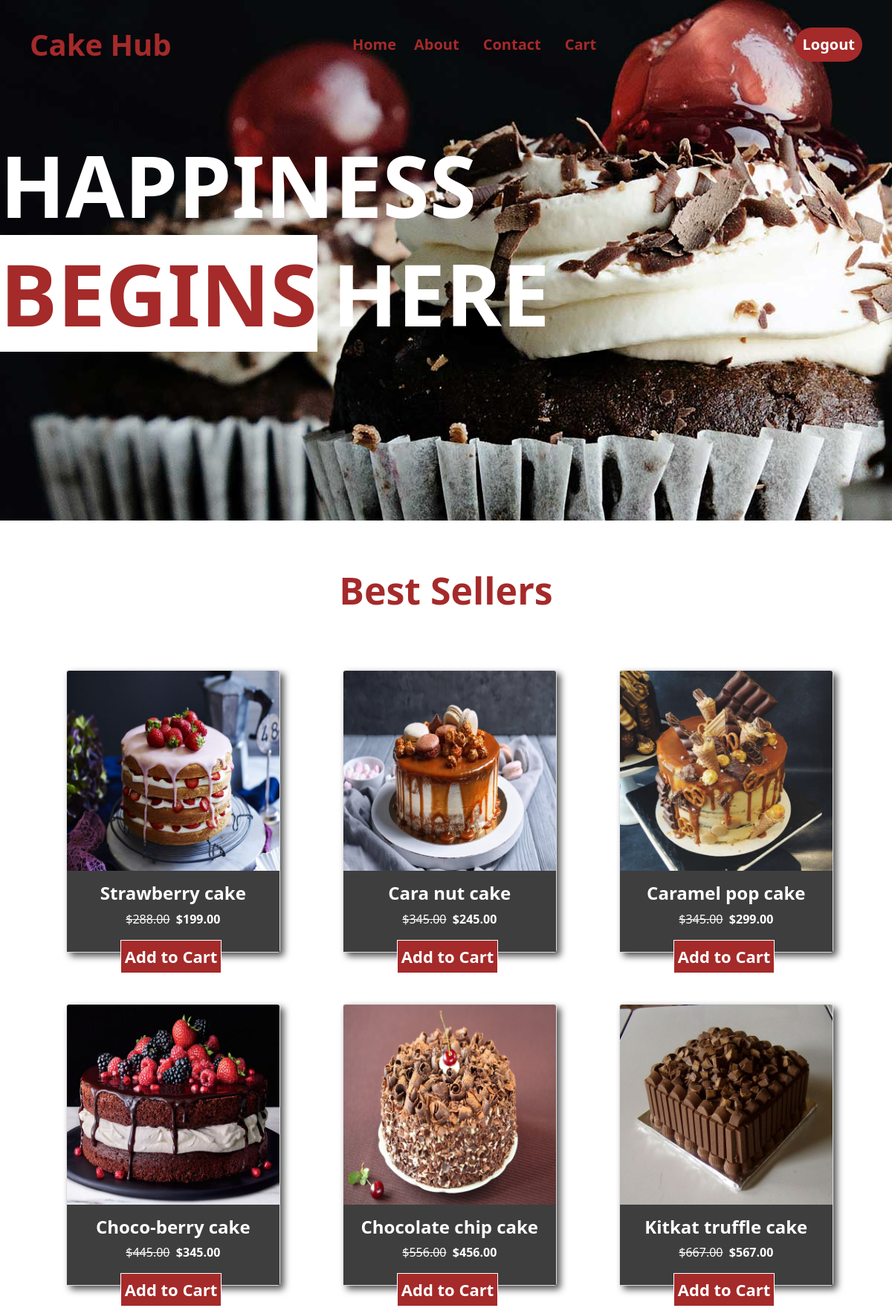
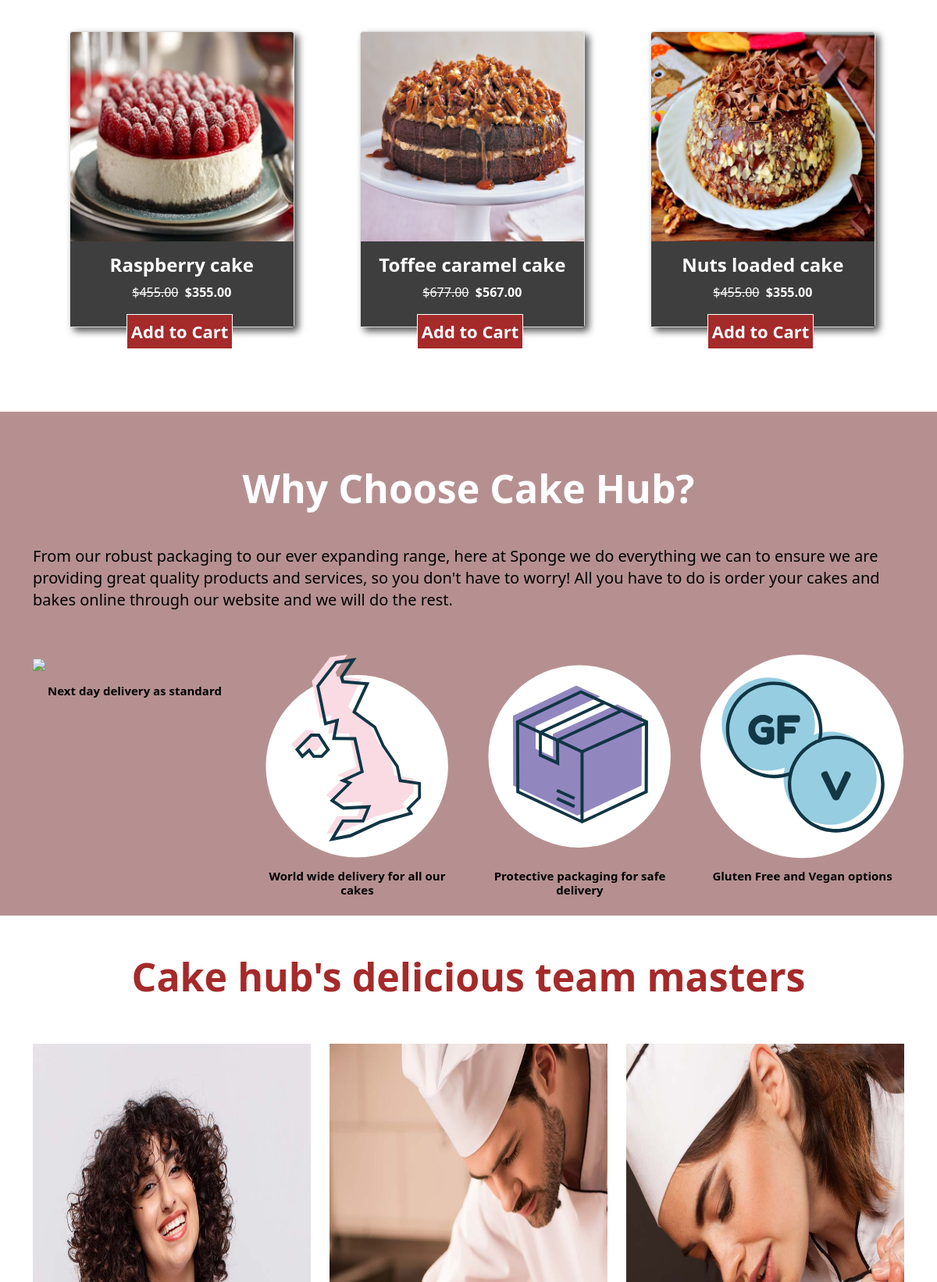
The page /home/ (signed in, upper part) on the database its author committed (2 pictures, top to bottom).
### App/models.py (models this page shows, shortened)
class Product(models.Model):
	name = models.CharField(max_length=200)
	price = models.DecimalField(max_digits=10, decimal_places=2)
	image = models.ImageField(upload_to='products/')
	is_sale = models.BooleanField(default=False)
	sale_price = models.DecimalField(default=0, decimal_places=2, max_digits=6)

### App/views.py (the view)
# urls.py: path('home/',views.home,name='home'),
@login_required(login_url=login)
def home(request):
	products = Product.objects.all()
	return render(request, 'home.html', {'products': products})

### templates/home.html (shortened to what this page needs)
{% load static %}
<!doctype html>
<html lang="en">
  <head>
    <link rel="stylesheet" href="{% static 'css/style.css' %}">
    <link href="https://cdn.jsdelivr.net/npm/bootstrap@5.1.3/dist/css/bootstrap.min.css" rel="stylesheet">
  </head>
  <body>
    {% block content %}
    {% if request.user.is_authenticated %}
<nav class="navbar navbar-expand-lg fixed-top">
    <div class="container-fluid">
      <a  class="nav-head me-auto"  href="#">Cake Hub</a>
      <div class="offcanvas offcanvas-end" tabindex="-1" id="offcanvasNavbar" aria-labelledby="offcanvasNavbarLabel">
        <div class="offcanvas-body">
          <ul class="navbar-nav justify-content-center flex-grow-1 pe-3">
            <li class="nav-item">
              <a class="nav-link" aria-current="page" href="{% url 'App:home' %}">Home</a>
            </li>
            <li class="nav-item">
              <a class="nav-link  mx-lg-2" href="{% url 'App:about' %}">About</a>
            </li>
              <li class="nav-item">
                <a class="nav-link mx-lg-2" href="{% url 'App:contact' %}">Contact</a>
              </li>
              <li class="nav-item">
                <a class="nav-link mx-lg-2" href="{% url 'App:view_cart' %}">Cart</a>
              </li>
          </ul>
        </div>
      </div>
      <a href="{% url 'App:logout' %}" class="login-btn">Logout</a>
    </div>
  </nav>
  {% endif %}
  <section class="page2">
    <h1 class="pg-txt">HAPPINESS </h1>
    <h2>
      <span class="pg-txt1" style="color:brown;background-color:white;">BEGINS</span>
      <span class="pg-txt2">HERE</span>
    </h2>
  </section>
<div class="container" style="background-color: white;">
  <div class="container">
  <div class="row mt-2">
    <h1 class='text1'>Best Sellers</h1>
    {% for product in products %}
      {% if item.is_sale %}
      <div class="col-md-4" >
          <div class="card" style="width: 18rem;">
              <img src="{{ product.image.url }}" class="card-img-top" alt="{{ product.name }}">
              <div class="card-body">
                <h4 class="card-title">{{ product.name }}</h4>
                <p style='text-align:center;'><span ><strike >${{ product.price }}</strike></span><span >&nbsp;&nbsp;${{ product.sale_price }}</span></p>
                <button><a href="{% url 'App:add_to_cart' product.id %}" >Add to Cart</a></button>
              </div>
            </div>
      </div>
      {% else %}
      <div class="col-md-4">
        <div class="card" style="width: 18rem;margin-top:20%;">
            <img src="{{ product.image.url }}" class="card-img-top" alt="{{ product.name }}">
            <div class="card-body">
              <h4 class="card-title">{{ product.name }}</h4>
              <p style='text-align:center;'><span style="color:white;"><strike>${{ product.price }}</strike></span><span style="color:white;font-weight:700;">&nbsp;&nbsp;${{ product.sale_price }}</span></p>
              <button><a href="{% url 'App:add_to_cart' product.id %}" >Add to Cart</a></button>
            </div>
          </div>
    </div>
      {% endif %}
      {% endfor %}
  </div>
 </div>
</div>
  <div class="container-fluid rw1">
   <div class="container mt-5">
    <div  class="row">
      <h4 class='text2'>Why Choose Cake Hub?</h4>
      <h5 style="text-align:start;margin-top:3%;color:black;line-height:1.4;" >From our robust packaging to our ever expanding range, here at Sponge we do everything
        we can to ensure we are providing great quality products and services, so you don't have to worry! All you have to do is order your cakes and bakes online through our website and we will do the rest. <h5>
        <div class="row">
        <div class="col-lg-3 mt-5">
          <p style="text-align:center;font-size:15px;margin-top:5%;color:black"><b>Next day delivery as standard</b></p>
        </div>
        <div class="col-lg-3 mt-5">
          <p style="text-align:center;font-size:15px;margin-top:5%;color:black"><b>World wide delivery for all our cakes</b></p>
        </div>
        <div class="col-lg-3 mt-5">
          <p style="text-align:center;font-size:15px;margin-top:5%;color:black"><b>Protective packaging for safe delivery</b></p>
        </div>
        <div class="col-lg-3 mt-5">
          <p style="text-align:center;font-size:15px;margin-top:5%;color:black"><b>Gluten Free and Vegan options</b></p>
        </div>
       </div>
    </div>
   </div>
</div>
<div class="container-fluid">
  <div class="container">
    <div class="row mt-5">
      <h1 class="hd1">Cake hub's delicious team masters</h1>
      <div class="col-lg-4 mt-5">
    </div>
    <div class="col-lg-4 mt-5">
  </div>
  <div class="col-lg-4 mt-5">
  </div>
    </div>
  </div>
</div>
{% endblock  %}
  </body>
</html>

### App/static/css/style.css (style rules this page uses)
* { margin: 0; padding: 0; font-family: system-ui; box-sizing: border-box; }
html,body { width: 100%; height: 100%; margin: 0px; padding: 0px; overflow-x:hidden; }
.text1 { color:brown; text-align: center; padding-top: 5%; font-size: 50px; font-weight: 600; }
.login-btn { background-color:brown; color: white; font-weight: bolder; font-size: 14px; padding: 8px 10px; border-radius: 50px; text-decoration: none; transition: 0.3s; font-size: 20px; }
.nav-item .nav-link { color: brown; font-weight: 900; position: relative; font-size: 20px; }
.navbar { background-color:rgba(0,0,0,0.4),rgba(0,0,0,0.4); height: 80px; margin: 20px; border-radius: 15px; padding: 0.5rem; }
section::before { content: ""; position: absolute; right: 0; top: 0; bottom: 0; left: 0; }
.nav-head { font-size: 40px; color:brown; text-decoration: none; font-weight: 900; }
.page2 { height: 700px; width: 100%; background: url("/static/images/cake.jpg") top right no-repeat; }
.card-body { background-color:rgb(62, 62, 62); }
.card { margin-left: 10%; box-shadow: 5px 5px 10px #555; }
.card-title { text-align:center; font-weight: 900; color: white; }
button { align-items: center; background-color: brown; padding: 5px 5px 5px 5px; font-size: 20px; border: 1px solid white; position: absolute; left: 72px; }
button a { text-decoration: none; color: #ffff; font-weight: bold; font-size: 22px; }
.text2 { font-size: 50px ; text-align: center; text-align:center; color: white; padding-top: 6%; font-weight: 600; }
.rw1 { background-color: #b69090; margin-top: 9%; }
.pg-txt { color: #ffff; text-align: left; padding-top: 15%; font-size: 115px; text-align: start; font-weight: 750; }
.pg-txt1 { color: #ffff; font-size: 115px; text-align: start; font-weight: 750; }
.pg-txt2 { color: #ffff; margin-left: 1%; font-size: 115px; font-weight: 750; }
.hd1 { text-align: center; font-size: 50px; font-weight: 600; color: brown; }

### rows shown on the page
Product: image (picture), name "Strawberry cake", price "288.00", sale_price "199.00"
Product: image (picture), name "Cara nut cake", price "345.00", sale_price "245.00"
Product: image (picture), name "Caramel pop cake", price "345.00", sale_price "299.00"
Product: image (picture), name "Choco-berry cake", price "445.00", sale_price "345.00"
Product: image (picture), name "Chocolate chip cake", price "556.00", sale_price "456.00"
Product: image (picture), name "Kitkat truffle cake", price "667.00", sale_price "567.00"
Product: image (picture), name "Raspberry cake", price "455.00", sale_price "355.00"
Product: image (picture), name "Toffee caramel cake", price "677.00", sale_price "567.00"
Product: image (picture), name "Nuts loaded cake", price "455.00", sale_price "355.00"
